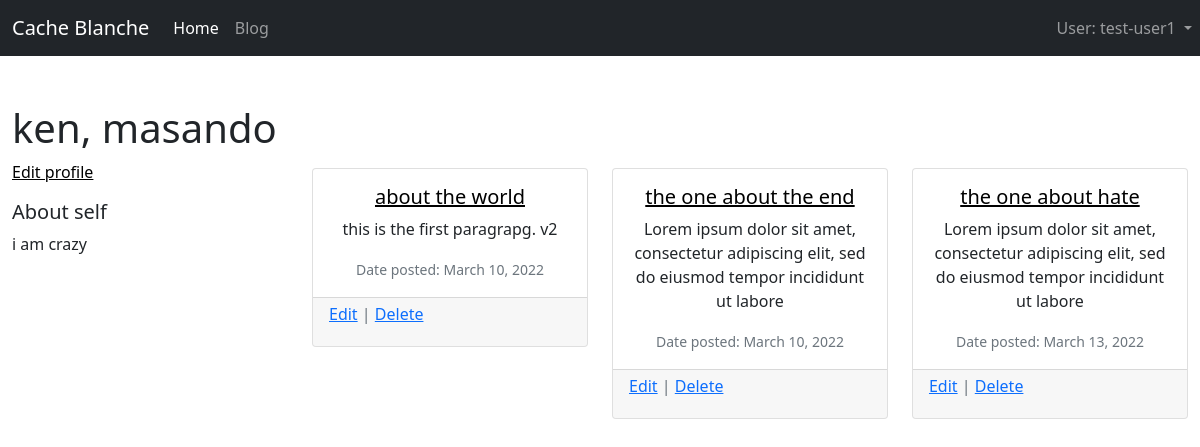
/accounts/profile/ (signed in), run on the app's committed database.
### core/models.py (models this page shows)
class CustomAuthorModel(AbstractUser):
    about_self = models.TextField(max_length=1000)
    date_of_registration = models.DateField(auto_now_add=True)

### blog/models.py (models this page shows, shortened)
class Blog(models.Model):
    title = models.CharField(max_length=255)
    body = models.TextField()
    author = models.ForeignKey(
        Author,
        related_name='author_blogs',
        on_delete=models.CASCADE
    )
    date_of_post = models.DateField(auto_now_add=True)

### bloggers/views.py (the view)
# urls.py: path('profile/', bloggers_profile, name='bloggers-profile'),
@login_required
def bloggers_profile(request):
    author = request.user.author
    blogs = author.author_blogs.all()
    number_of_blog = blogs.all().count()
    context = {'author':author, 'blogs':blogs, 'number_of_blog':number_of_blog}
    return render(request, 'bloggers_profile.html', context)

### bloggers/templates/bloggers/bloggers_profile.html (shortened to what this page needs)
{% extends 'base.html' %}
{% block content %}
    <div class="container-fluid my-5">
        <div class="row">
            <div class="col-3">
                <div class="row">
                    <div class="col">
                        <h1>{{ user.first_name }}, {{ user.last_name }}</h1>
                        <p><a style="color: black;" href="{% url 'edit-profile' %}">Edit profile</a></p>
                    </div>
                    <div class="row">
                        <div class="col">
                            <h5>About self</h5>
                            <p>{{ user.about_self }}</p>
                        </div>
                    </div>
                </div>
            </div>
            <div class="col-9">
                {% if blogs %}
                    <div class="row my-5">
                            {% for blog in blogs %}
                                <div class="col-4">
                                    <div class="card mx-0 px-0 my-3">
                                    <div class="card-body">
                                        <h5 class="card-title text-center">
                                            <a style="color: black;" href="{% url 'blog-detail' blog.id %}">{{ blog.title }}</a>
                                        </h5>
                                        <p class="card-text text-center">{{ blog.body|slice:":100" }}</p>
                                        <p class="card-text text-center"><small class="text-muted">Date posted: {{ blog.date_of_post }}</small></p>
                                    </div>
                                    <div class="card-footer text-muted py-1">
                                        <p><a href="{% url 'blog-edit' blog.id %}">Edit</a> | <a href="{% url 'blog-delete' blog.id %}">Delete</a></p>
                                    </div>
                                    </div>
                                </div>
                            {% endfor %}
                    </div>
                {% else %}
                    <div class="row">
                        <div class="col text-center">
                            <p>There are no blog</p>
                        </div>
                    </div>
                {% endif %}
            </div>
        </div>
    </div>
{% endblock %}

### core/templates/core/base.html (shortened to what this page needs)
<!DOCTYPE html>
<html lang="en">
<head>
    <link
        href="https://cdn.jsdelivr.net/npm/bootstrap@5.1.3/dist/css/bootstrap.min.css"
        rel="stylesheet"
    >
</head>
<body>
    <header>
        <nav class="navbar navbar-expand-lg navbar-dark bg-dark">
            <div class="container-fluid">
              <a class="navbar-brand" href="{% url 'frontpage' %}">Cache Blanche</a>
              <div class="collapse navbar-collapse" id="navbarSupportedContent">
                <ul class="navbar-nav me-auto mb-2 mb-lg-0">
                    <li class="nav-item">
                    <a class="nav-link active" aria-current="page" href="{% url 'frontpage' %}">Home</a>
                    </li>
                    <li class="nav-item">
                    <a class="nav-link" href="{% url 'all-blog' %}">Blog</a>
                    </li>
                    {% if request.user.is_authenticated %}
                        <li class="nav-item dropdown navbar-dark position-absolute end-0"">
                            <a class="nav-link dropdown-toggle" href="#" id="navbarDropdownMenuLink" role="button" data-bs-toggle="dropdown" aria-expanded="false">
                                User: {{ user.username }}
                            </a>
                        </li>
                    {% endif %}
                </ul>
              </div>
            </div>
        </nav>
    </header>
    <body>
        {% block content %}
        {% endblock %}
    </body>
</body>
</html>

### data on the page
CustomAuthorModel: username "test-user1", first_name "ken", last_name "masando", about_self "i am crazy"
Blog: title "about the world", body "this is the first paragrapg. v2", date_of_post "March 10, 2022"
Blog: title "the one about the end", body "Lorem ipsum dolor sit amet, consectetur adipiscing elit, sed do eiusmod tempor incididunt ut labore", date_of_post "March 10, 2022"
Blog: title "the one about hate", body "Lorem ipsum dolor sit amet, consectetur adipiscing elit, sed do eiusmod tempor incididunt ut labore", date_of_post "March 13, 2022"
